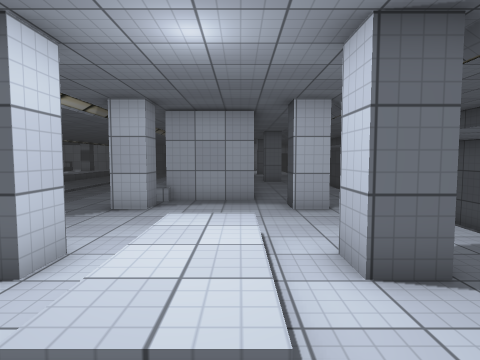
View 1 (above)

15 first-person views from a walk through a 3-D level made in the Unity game engine. The camera is 1.4 m above the floor, tilts 4° down and sees 75° across. The floor is counted in squares, 1 m on a side. Each view is taken from the middle of a square. On the plan, view 1 faces up. The plan holds only what a view shows up to about 14 squares ahead; the rest is blank. The place goes on beyond the plan. The player character is not drawn. Some animated figures are not drawn. Some surface patterns are stand-ins.

View 2
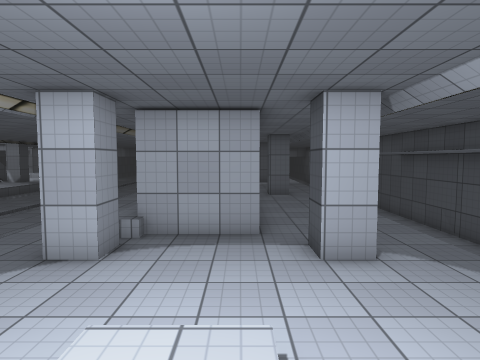

View 3
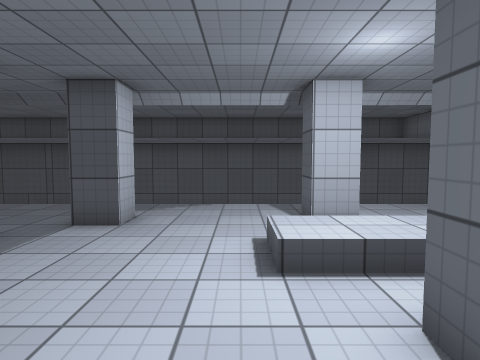

View 4
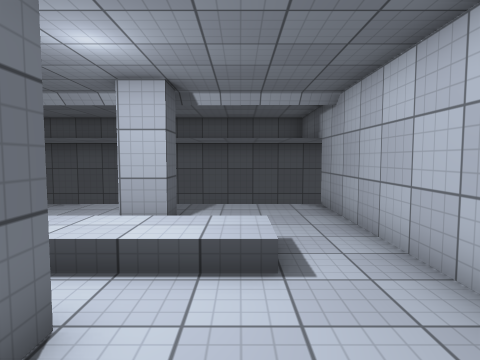

View 5
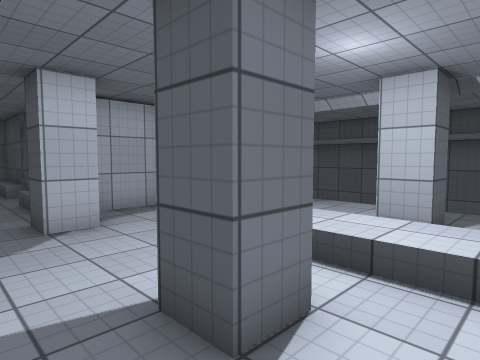

View 6
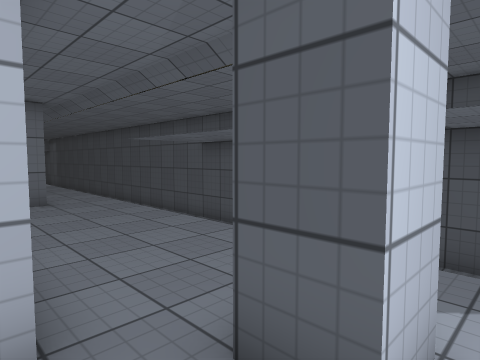

View 7
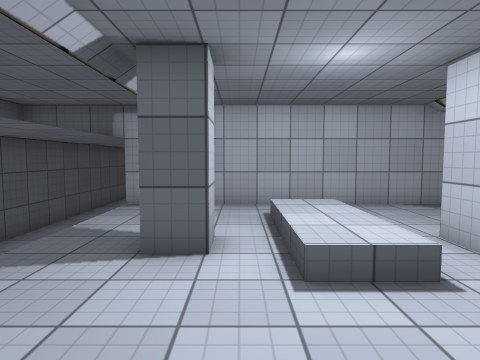

View 8
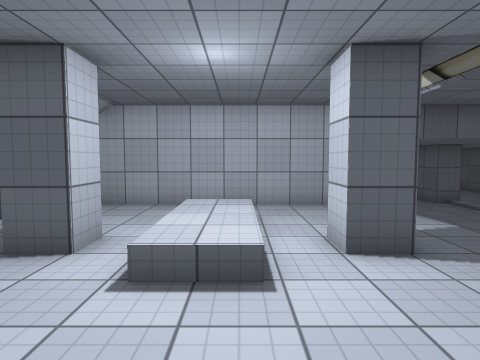

View 9
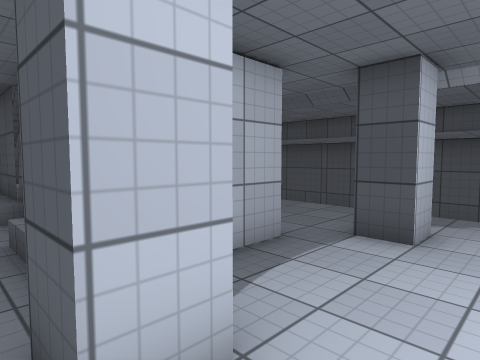

View 10
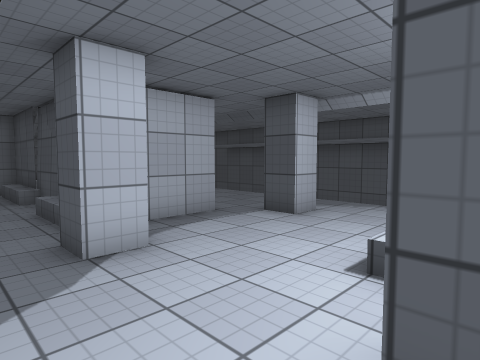

View 11
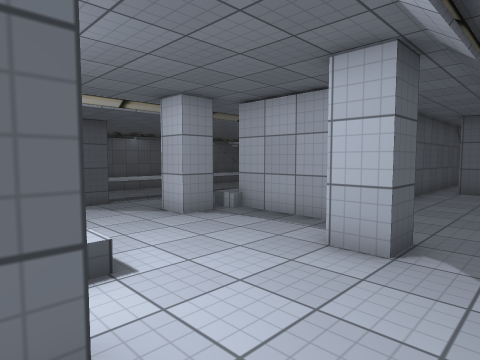

View 12
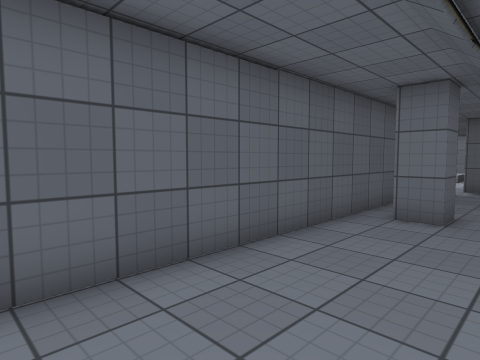

View 13
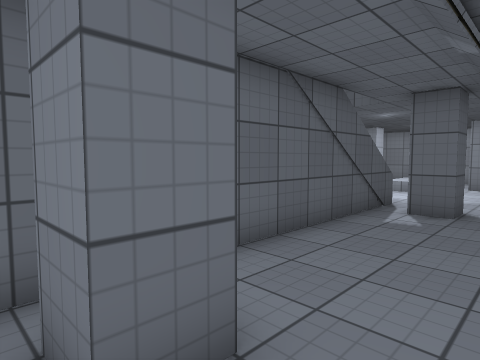

View 14
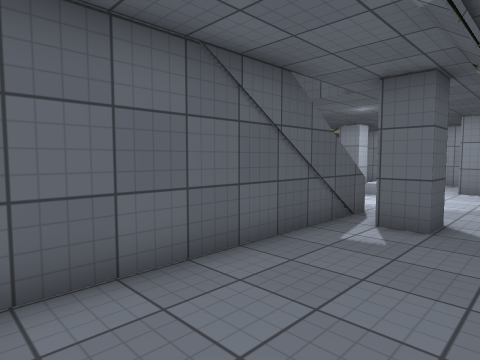

View 15
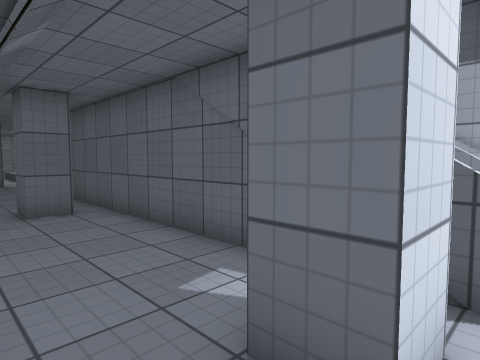

### Floor plan
Key: @ floor where view 1 was taken; # wall or solid block; . main floor; : floor 0.5 m higher than the main floor; / step, stairs or slope; = window, fence, low wall or low ledge; ^ raised ledge; v drop or lower ground.
Columns run from 6 left of view 1 to 7 right of it. Each row starts with its distance up from view 1.
 28       #....
 27    #/=#.#.
 26       #....
 25       #....
 24      =#....
 23       #....
 22       #....
 21       #....
 20       #....  v
 19    #  #.#..  v
 18    /  #....  v
 17    /  #....  ^
 16  ../  #....  ^
 15  ../   ....  ^
 14   ..   ....  v
 13   ./   ....  ^
 12  ../   ....  ^
 11  ../  #....  v
 10  ../.......  ^
  9  ..#....#..  ^
  8  ..........  ^
  7  ..........  v
  6  ..........  v
  5  ....::....  ^
  4  ..#.::.#..  ^
  3 v....::....  ^
  2 v....::....  v
  1   .........  v
  0  .....@....  v
 -1  ##########  v
 -2              v
 -3              v

Where each view was taken, in squares from view 1:
view 1: 0 up, 0 right, facing up
view 2: 3 up, 0 right, facing up
view 3: 6 up, 5 left, facing right
view 4: 2 up, 5 left, facing right
view 5: 2 up, 5 left, facing up-right
view 6: 8 up, 0 right, facing up-right
view 7: 9 up, 1 right, facing down
view 8: 9 up, 1 left, facing down
view 9: 7 up, 4 left, facing up-right
view 10: 4 up, 5 left, facing up-right
view 11: 4 up, 4 right, facing up-left
view 12: 11 up, 4 right, facing up-left
view 13: 18 up, 4 right, facing up-left
view 14: 20 up, 4 right, facing up-left
view 15: 28 up, 4 right, facing down-left
